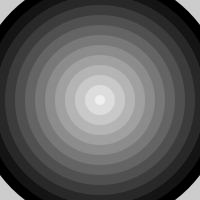
Frame 1 (no input)
Frame 60 (the mouse pressed at the canvas centre just before this capture): identical to frame 1, image omitted
Frame 120 (the mouse held since frame 60 and released just before this capture): identical to frame 1, image omitted

The Processing sketch that drew this single still picture (run headless with seeded random() and noise(); from frame 60 on, the mouse is pressed at the canvas centre):

// Processing sketch: EPICircle
// ── EPICircle.pde
float w;
void setup()
{
  size(200,200);
  w = 250;
}
void draw() 
{
  noStroke();
  while(w > 0)
  {
    fill(250 - w, 250 - w, 250 - w);
    ellipse(width/2,height/2,w, w);
    w -= 20;
  }
}
